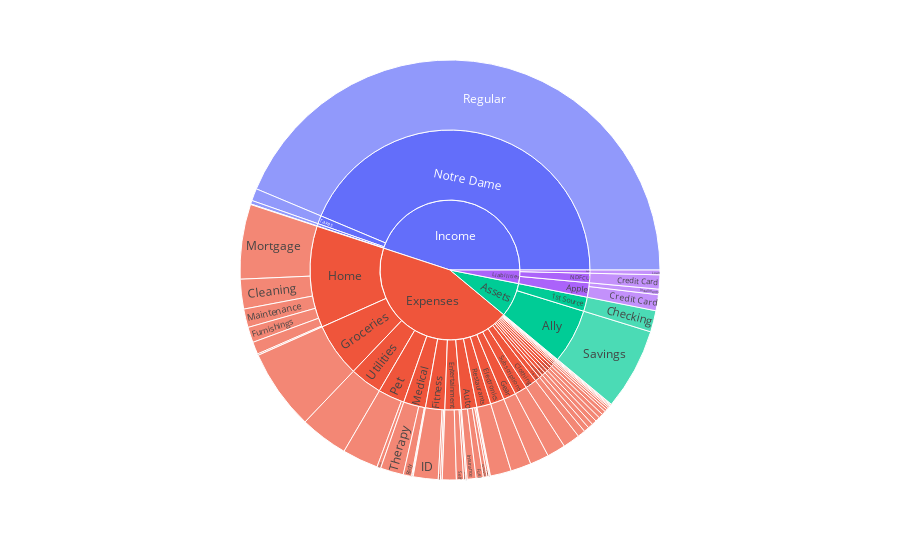

This figure's notebook cell:
### Code cell
df = cb
df = pd.DataFrame({"Type": cb.index.get_level_values("Type"),
                   "Account": cb.index.get_level_values("Account"),
                   "Subaccount": cb.index.get_level_values("Subaccount"),
                  "Ending Balance": cb["Ending Balance"].apply(np.abs)})
df = df.loc[df["Type"] != "Transfer"]
#df = df.loc[
sbfig = px.sunburst(df, path=["Type", "Account", "Subaccount"], values="Ending Balance")
sbfig.update_layout(height=1000)

### Figure 1 — Plotly figure (JSON) as saved in the notebook; plotly's stock layout.template omitted (floating-point values rounded to 4 significant figures)
{"data": [{"branchvalues": "total", "domain": {"x": [0, 1], "y": [0, 1]}, "hovertemplate": "labels=%{label}<br>Ending Balance=%{value}<br>parent=%{parent}<br>id=%{id}<extra></extra>", "ids": ["Expenses/Amazon/", "Income/Apple Cash/", "Expenses/Auto/", "Expenses/Cash/", "Expenses/Charity/", "Expenses/Clothing/", "Expenses/Electronics/", "Expenses/Entertainment/", "Expenses/Fitness/", "Expenses/Gear/", "Expenses/Gifts/", "Expenses/Groceries/", "Expenses/Home/", "Expenses/Home Furnishings/", "Expenses/Interest/", "Income/Interest/", "Expenses/Misc/", "Expenses/Personal/", "Expenses/Pet/", "Expenses/Professional/", "Expenses/Projects/", "Expenses/Reimbursable/", "Expenses/Reimbursible/", "Expenses/Restaurants/", "Expenses/Study/", "Expenses/Subscriptions/", "Income/Taxes/", "Expenses/Travel/", "Expenses/Utilities/", "Expenses/Medical/Body", "Expenses/Pet/Care", "Assets/1st Source/Checking", "Expenses/Home/Cleaning", "Liabilities/Apple/Credit Card", "Liabilities/NDFCU/Credit Card", "Expenses/Medical/Dentist", "Expenses/Fitness/Equipment", "Expenses/Auto/Fuel", "Expenses/Home/Furnishings", "Expenses/Auto/Gas", "Expenses/Fitness/ID", "Liabilities/Apple/Installments", "Expenses/Auto/Insurance", "Liabilities/Auto/Loan", "Expenses/Auto/Maintenance", "Expenses/Home/Maintenance", "Expenses/Home/Mortgage", "Expenses/Entertainment/Personal", "Expenses/Entertainment/Reading", "Expenses/Fitness/Recovery", "Expenses/Medical/Recovery", "Expenses/Auto/Registration", "Income/Notre Dame/Regular", "Expenses/Home/Repair", "Expenses/Home/Repairs", "Assets/Ally/Savings", "Expenses/Entertainment/Self", "Expenses/Medical/Therapy", "Expenses/Auto/Tolls", "Assets/1st Source", "Assets/Ally", "Expenses/Amazon", "Liabilities/Apple", "Income/Apple Cash", "Expenses/Auto", "Liabilities/Auto", "Expenses/Cash", "Expenses/Charity", "Expenses/Clothing", "Expenses/Electronics", "Expenses/Entertainment", "Expenses/Fitness", "Expenses/Gear", "Expenses/Gifts", "Expenses/Groceries", "Expenses/Home", "Expenses/Home Furnishings", "Expenses/Interest", "Income/Interest", "Expenses/Medical", "Expenses/Misc", "Liabilities/NDFCU", "Income/Notre Dame", "Expenses/Personal", "Expenses/Pet", "Expenses/Professional", "Expenses/Projects", "Expenses/Reimbursable", "Expenses/Reimbursible", "Expenses/Restaurants", "Expenses/Study", "Expenses/Subscriptions", "Income/Taxes", "Expenses/Travel", "Expenses/Utilities", "Assets", "Expenses", "Income", "Liabilities"], "labels": ["", "", "", "", "", "", "", "", "", "", "", "", "", "", "", "", "", "", "", "", "", "", "", "", "", "", "", "", "", "Body", "Care", "Checking", "Cleaning", "Credit Card", "Credit Card", "Dentist", "Equipment", "Fuel", "Furnishings", "Gas", "ID", "Installments", "Insurance", "Loan", "Maintenance", "Maintenance", "Mortgage", "Personal", "Reading", "Recovery", "Recovery", "Registration", "Regular", "Repair", "Repairs", "Savings", "Self", "Therapy", "Tolls", "1st Source", "Ally", "Amazon", "Apple", "Apple Cash", "Auto", "Auto", "Cash", "Charity", "Clothing", "Electronics", "Entertainment", "Fitness", "Gear", "Gifts", "Groceries", "Home", "Home Furnishings", "Interest", "Interest", "Medical", "Misc", "NDFCU", "Notre Dame", "Personal", "Pet", "Professional", "Projects", "Reimbursable", "Reimbursible", "Restaurants", "Study", "Subscriptions", "Taxes", "Travel", "Utilities", "Assets", "Expenses", "Income", "Liabilities"], "name": "", "parents": ["Expenses/Amazon", "Income/Apple Cash", "Expenses/Auto", "Expenses/Cash", "Expenses/Charity", "Expenses/Clothing", "Expenses/Electronics", "Expenses/Entertainment", "Expenses/Fitness", "Expenses/Gear", "Expenses/Gifts", "Expenses/Groceries", "Expenses/Home", "Expenses/Home Furnishings", "Expenses/Interest", "Income/Interest", "Expenses/Misc", "Expenses/Personal", "Expenses/Pet", "Expenses/Professional", "Expenses/Projects", "Expenses/Reimbursable", "Expenses/Reimbursible", "Expenses/Restaurants", "Expenses/Study", "Expenses/Subscriptions", "Income/Taxes", "Expenses/Travel", "Expenses/Utilities", "Expenses/Medical", "Expenses/Pet", "Assets/1st Source", "Expenses/Home", "Liabilities/Apple", "Liabilities/NDFCU", "Expenses/Medical", "Expenses/Fitness", "Expenses/Auto", "Expenses/Home", "Expenses/Auto", "Expenses/Fitness", "Liabilities/Apple", "Expenses/Auto", "Liabilities/Auto", "Expenses/Auto", "Expenses/Home", "Expenses/Home", "Expenses/Entertainment", "Expenses/Entertainment", "Expenses/Fitness", "Expenses/Medical", "Expenses/Auto", "Income/Notre Dame", "Expenses/Home", "Expenses/Home", "Assets/Ally", "Expenses/Entertainment", "Expenses/Medical", "Expenses/Auto", "Assets", "Assets", "Expenses", "Liabilities", "Income", "Expenses", "Liabilities", "Expenses", "Expenses", "Expenses", "Expenses", "Expenses", "Expenses", "Expenses", "Expenses", "Expenses", "Expenses", "Expenses", "Expenses", "Income", "Expenses", "Expenses", "Liabilities", "Income", "Expenses", "Expenses", "Expenses", "Expenses", "Expenses", "Expenses", "Expenses", "Expenses", "Expenses", "Income", "Expenses", "Expenses", "", "", "", ""], "type": "sunburst", "values": [644.0, 450.5, 0, 500, 122.1, 2148.0, 2600.0, 1763.0, 225, 2382.0, 197.4, 10200.0, 1561.0, 316.5, 125, 72.47, 127.0, 561.1, 4550.0, 20, 584.8, 669.3, 597.9, 2652.0, 275.5, 2349.0, 1550, 974.5, 6086.0, 1063.0, 480, 2699.0, 3753, 2021.0, 1792.0, 114, 0, 902.7, 1954.0, 16.86, 3150, 699.3, 1121.0, 602.3, 470.9, 2340, 9444.0, 296.5, 149.7, 275, 80.03, 260.4, 71750.0, 187, 0, 10330.0, 907.6, 2925.0, 149.5, 2699.0, 10330.0, 644.0, 2720.0, 450.5, 2922.0, 602.3, 500, 122.1, 2148.0, 2600.0, 3116.0, 3650, 2382.0, 197.4, 10200.0, 19240.0, 316.5, 125, 72.47, 4182.0, 127.0, 1792.0, 71750.0, 561.1, 5030.0, 20, 584.8, 669.3, 597.9, 2652.0, 275.5, 2349.0, 1550, 974.5, 6086.0, 13030.0, 72270.0, 73820.0, 5114.0]}], "layout": {"autosize": true, "legend": {"tracegroupgap": 0}, "margin": {"t": 60}}}
